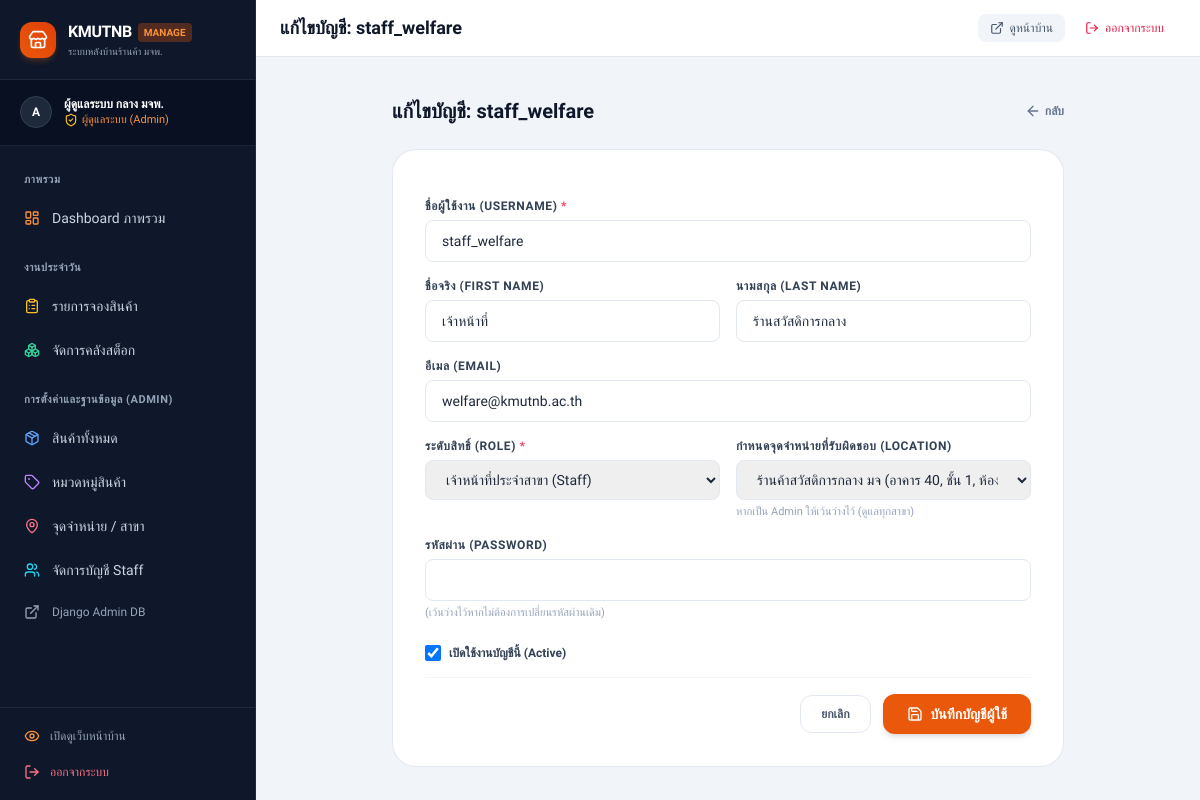
The page /manage/staff/2/edit/ (signed in) on the database its author committed.
### accounts/models.py (models this page shows, shortened)
class User(AbstractUser):
    ROLE_ADMIN = 'admin'
    ROLE_STAFF = 'staff'
    ROLE_CHOICES = [
        (ROLE_ADMIN, 'ผู้ดูแลระบบ (Admin)'),
        (ROLE_STAFF, 'เจ้าหน้าที่ประจำสาขา (Staff)'),
    ]
    role = models.CharField(
        max_length=30,
        choices=ROLE_CHOICES,
        default=ROLE_STAFF,
        verbose_name='สิทธิ์ผู้ใช้งาน'
    )
    location = models.ForeignKey(
        'shop.Location',
        on_delete=models.SET_NULL,
        null=True,
        blank=True,
        related_name='staff_users',
        verbose_name='สถานที่รับผิดชอบ'
    )
    class Meta:
        verbose_name = 'ผู้ใช้งาน'
        verbose_name_plural = 'ผู้ใช้งานทั้งหมด'
        ordering = ['username']
    @property
    def is_shop_admin(self):
        return self.is_superuser or self.role == self.ROLE_ADMIN

### accounts/views.py (the view)
# urls.py: path('staff/<int:user_id>/edit/', views.staff_edit_view, name='staff_edit'),
@admin_required
def staff_edit_view(request, user_id):
    staff_user = get_object_or_404(User, id=user_id)
    if request.method == 'POST':
        form = StaffForm(request.POST, instance=staff_user)
        if form.is_valid():
            user = form.save()
            messages.success(request, f'แก้ไขข้อมูลผู้ใช้ {user.username} สำเร็จ')
            return redirect('accounts:staff_list')
    else:
        form = StaffForm(instance=staff_user)
    return render(request, 'manage/staff_form.html', {
        'form': form,
        'title': f'แก้ไขบัญชี: {staff_user.username}',
        'is_edit': True,
        'staff_user': staff_user,
    })

### accounts/permissions.py (called while the page is built)
def role_required(allowed_roles):
    if isinstance(allowed_roles, str):
        allowed_roles = [allowed_roles]
    def decorator(view_func):
        @wraps(view_func)
        def _wrapped_view(request, *args, **kwargs):
            if not request.user.is_authenticated:
                messages.warning(request, 'กรุณาเข้าสู่ระบบก่อนเข้าใช้งานส่วนจัดการ')
                return redirect('accounts:login')
            if request.user.is_superuser:
                return view_func(request, *args, **kwargs)
            if request.user.role in allowed_roles:
                return view_func(request, *args, **kwargs)
            messages.error(request, 'คุณไม่มีสิทธิ์เข้าถึงหน้านี้')
            raise PermissionDenied("สิทธิ์การใช้งานไม่เพียงพอ")
        return _wrapped_view
    return decorator

### shop/models.py (called while the page is built)
    def __str__(self):
        parts = [self.name]
        loc_details = []
        if self.building:
            loc_details.append(self.building)
        if self.floor:
            loc_details.append(f"ชั้น {self.floor}")
        if self.room:
            loc_details.append(self.room)
        if loc_details:
            return f"{self.name} ({', '.join(loc_details)})"
        return self.name

### templates/manage/staff_form.html (shortened to what this page needs)
{% extends 'base_manage.html' %}
{% block page_title %}{{ title }}{% endblock %}
{% block content %}
<div class="max-w-2xl mx-auto space-y-6">
    <div class="flex items-center justify-between">
        <h2 class="text-xl font-extrabold text-slate-900">{{ title }}</h2>
        <a href="{% url 'accounts:staff_list' %}" class="text-xs font-semibold text-slate-500 hover:text-slate-800 flex items-center gap-1">
            <i data-lucide="arrow-left" class="w-4 h-4"></i> กลับ
        </a>
    </div>
    <div class="bg-white rounded-3xl border border-slate-200/90 p-6 sm:p-8 shadow-xs">
        <form method="POST" class="space-y-4">
            <div>
                <label class="block text-xs font-bold text-slate-700 uppercase tracking-wider mb-1.5">
                    ชื่อผู้ใช้งาน (Username) <span class="text-rose-500">*</span>
                </label>
                {{ form.username }}
            </div>
            <div class="grid grid-cols-1 sm:grid-cols-2 gap-4">
                <div>
                    <label class="block text-xs font-bold text-slate-700 uppercase tracking-wider mb-1.5">
                        ชื่อจริง (First Name)
                    </label>
                    {{ form.first_name }}
                </div>
                <div>
                    <label class="block text-xs font-bold text-slate-700 uppercase tracking-wider mb-1.5">
                        นามสกุล (Last Name)
                    </label>
                    {{ form.last_name }}
                </div>
            </div>
            <div>
                <label class="block text-xs font-bold text-slate-700 uppercase tracking-wider mb-1.5">
                    อีเมล (Email)
                </label>
                {{ form.email }}
            </div>
            <div class="grid grid-cols-1 sm:grid-cols-2 gap-4">
                <div>
                    <label class="block text-xs font-bold text-slate-700 uppercase tracking-wider mb-1.5">
                        ระดับสิทธิ์ (Role) <span class="text-rose-500">*</span>
                    </label>
                    {{ form.role }}
                </div>
                <div>
                    <label class="block text-xs font-bold text-slate-700 uppercase tracking-wider mb-1.5">
                        กำหนดจุดจำหน่ายที่รับผิดชอบ (Location)
                    </label>
                    {{ form.location }}
                    <p class="text-[11px] text-slate-400 mt-1">หากเป็น Admin ให้เว้นว่างไว้ (ดูแลทุกสาขา)</p>
                </div>
            </div>
            <div>
                <label class="block text-xs font-bold text-slate-700 uppercase tracking-wider mb-1.5">
                    รหัสผ่าน (Password) {% if not is_edit %}<span class="text-rose-500">*</span>{% endif %}
                </label>
                {{ form.password }}
                <p class="text-[11px] text-slate-400 mt-1">{{ form.password.help_text }}</p>
            </div>
            <div class="pt-2">
                <label class="flex items-center gap-2 text-xs font-semibold text-slate-700">
                    {{ form.is_active }}
                    <span>เปิดใช้งานบัญชีนี้ (Active)</span>
                </label>
            </div>
            <div class="pt-4 flex items-center justify-end gap-3 border-t border-slate-100">
                <a href="{% url 'accounts:staff_list' %}" class="px-5 py-2.5 rounded-xl border border-slate-200 text-xs font-semibold text-slate-600 hover:bg-slate-50 transition">
                    ยกเลิก
                </a>
                <button type="submit" class="px-6 py-2.5 rounded-xl bg-orange-600 hover:bg-orange-500 text-white font-bold text-xs sm:text-sm shadow-md transition flex items-center gap-2">
                    <i data-lucide="save" class="w-4 h-4"></i>
                    <span>บันทึกบัญชีผู้ใช้</span>
                </button>
            </div>
        </form>
    </div>
</div>
{% endblock %}

### templates/base_manage.html (shortened to what this page needs)
<!DOCTYPE html>
<html lang="th" class="h-full bg-slate-100">
<head>
    <script src="https://cdn.tailwindcss.com"></script>
</head>
<body class="h-full flex flex-col antialiased text-slate-800" hx-headers='{"X-CSRFToken": "{{ csrf_token }}"}'>
    <div class="flex-1 flex overflow-hidden">
        <aside class="w-64 bg-slate-900 text-slate-300 flex flex-col shrink-0 hidden md:flex border-r border-slate-800">
            <div class="p-5 border-b border-slate-800 flex items-center justify-between">
                <a href="{% url 'shop_manage:dashboard' %}" class="flex items-center gap-3">
                    <div class="w-9 h-9 rounded-xl bg-gradient-to-tr from-orange-600 to-kmutnb flex items-center justify-center text-white font-bold shadow-md shadow-orange-500/20">
                        <i data-lucide="store" class="w-5 h-5"></i>
                    </div>
                    <div>
                        <div class="flex items-center gap-1.5">
                            <span class="font-bold text-white text-base tracking-tight">KMUTNB</span>
                            <span class="text-[10px] font-bold px-1.5 py-0.5 bg-orange-600/30 text-orange-400 rounded">MANAGE</span>
                        </div>
                        <p class="text-[10px] text-slate-400">ระบบหลังบ้านร้านค้า มจพ.</p>
                    </div>
                </a>
            </div>
            <div class="px-5 py-4 border-b border-slate-800/80 bg-slate-950/40">
                <div class="flex items-center gap-3">
                    <div class="w-8 h-8 rounded-full bg-slate-800 border border-slate-700 flex items-center justify-center text-white font-bold text-xs">
                        {{ user.username|slice:":1"|upper }}
                    </div>
                    <div class="flex-1 min-w-0">
                        <p class="text-xs font-semibold text-white truncate">{{ user.get_full_name|default:user.username }}</p>
                        <div class="flex items-center gap-1 text-[11px] text-orange-400 font-medium">
                            {% if user.is_shop_admin %}
                                <i data-lucide="shield-check" class="w-3.5 h-3.5 text-amber-400"></i>
                                <span>ผู้ดูแลระบบ (Admin)</span>
                            {% else %}
                                <i data-lucide="user-check" class="w-3.5 h-3.5 text-emerald-400"></i>
                                <span>เจ้าหน้าที่ (Staff)</span>
                            {% endif %}
                        </div>
                    </div>
                </div>
            </div>
            <nav class="flex-1 p-3 space-y-1 overflow-y-auto text-sm">
                <p class="px-3 pt-3 pb-1 text-[11px] font-semibold uppercase tracking-wider text-slate-400">ภาพรวม</p>
                <a href="{% url 'shop_manage:dashboard' %}" class="flex items-center gap-3 px-3 py-2.5 rounded-xl font-medium text-slate-300 hover:text-white hover:bg-slate-800 transition">
                    <i data-lucide="layout-dashboard" class="w-4 h-4 text-orange-400"></i>
                    <span>Dashboard ภาพรวม</span>
                </a>
                <p class="px-3 pt-4 pb-1 text-[11px] font-semibold uppercase tracking-wider text-slate-400">งานประจำวัน</p>
                <a href="{% url 'reservations_manage:reservation_list' %}" class="flex items-center justify-between px-3 py-2.5 rounded-xl font-medium text-slate-300 hover:text-white hover:bg-slate-800 transition">
                    <div class="flex items-center gap-3">
                        <i data-lucide="clipboard-list" class="w-4 h-4 text-amber-400"></i>
                        <span>รายการจองสินค้า</span>
                    </div>
                </a>
                <a href="{% url 'shop_manage:stock_list' %}" class="flex items-center gap-3 px-3 py-2.5 rounded-xl font-medium text-slate-300 hover:text-white hover:bg-slate-800 transition">
                    <i data-lucide="boxes" class="w-4 h-4 text-emerald-400"></i>
                    <span>จัดการคลังสต็อก</span>
                </a>
                {% if user.is_shop_admin %}
                    <p class="px-3 pt-4 pb-1 text-[11px] font-semibold uppercase tracking-wider text-slate-400">การตั้งค่าและฐานข้อมูล (Admin)</p>
                    <a href="{% url 'shop_manage:product_list' %}" class="flex items-center gap-3 px-3 py-2.5 rounded-xl font-medium text-slate-300 hover:text-white hover:bg-slate-800 transition">
                        <i data-lucide="package" class="w-4 h-4 text-blue-400"></i>
                        <span>สินค้าทั้งหมด</span>
                    </a>
                    <a href="{% url 'shop_manage:category_list' %}" class="flex items-center gap-3 px-3 py-2.5 rounded-xl font-medium text-slate-300 hover:text-white hover:bg-slate-800 transition">
                        <i data-lucide="tag" class="w-4 h-4 text-purple-400"></i>
                        <span>หมวดหมู่สินค้า</span>
                    </a>
                    <a href="{% url 'shop_manage:location_list' %}" class="flex items-center gap-3 px-3 py-2.5 rounded-xl font-medium text-slate-300 hover:text-white hover:bg-slate-800 transition">
                        <i data-lucide="map-pin" class="w-4 h-4 text-rose-400"></i>
                        <span>จุดจำหน่าย / สาขา</span>
                    </a>
                    <a href="{% url 'accounts:staff_list' %}" class="flex items-center gap-3 px-3 py-2.5 rounded-xl font-medium text-slate-300 hover:text-white hover:bg-slate-800 transition">
                        <i data-lucide="users" class="w-4 h-4 text-cyan-400"></i>
                        <span>จัดการบัญชี Staff</span>
                    </a>
                    <a href="/admin/" target="_blank" class="flex items-center gap-3 px-3 py-2.5 rounded-xl font-medium text-slate-400 hover:text-white hover:bg-slate-800 transition text-xs">
                        <i data-lucide="external-link" class="w-4 h-4"></i>
                        <span>Django Admin DB</span>
                    </a>
                {% endif %}
            </nav>
            <div class="p-3 border-t border-slate-800 space-y-1">
                <a href="{% url 'shop:home' %}" target="_blank" class="flex items-center gap-2.5 px-3 py-2 rounded-xl text-xs font-medium text-slate-400 hover:text-white hover:bg-slate-800 transition">
                    <i data-lucide="eye" class="w-4 h-4 text-orange-400"></i>
                    <span>เปิดดูเว็บหน้าบ้าน</span>
                </a>
                <a href="{% url 'accounts:logout' %}" class="flex items-center gap-2.5 px-3 py-2 rounded-xl text-xs font-medium text-rose-400 hover:text-rose-300 hover:bg-rose-950/30 transition">
                    <i data-lucide="log-out" class="w-4 h-4"></i>
                    <span>ออกจากระบบ</span>
                </a>
            </div>
        </aside>
        <div class="flex-1 flex flex-col min-w-0 overflow-y-auto">
            <header class="bg-white border-b border-slate-200 px-4 sm:px-6 py-3.5 flex items-center justify-between shrink-0 shadow-xs">
                <div class="flex items-center gap-3">
                    <h1 class="text-base sm:text-lg font-bold text-slate-900 truncate">
                        {% block page_title %}KMUTNB Shop Management{% endblock %}
                    </h1>
                </div>
                <div class="flex items-center gap-2">
                    <a href="{% url 'shop:home' %}" target="_blank" class="hidden sm:inline-flex items-center gap-1.5 px-3 py-1.5 text-xs font-medium text-slate-600 bg-slate-100 hover:bg-slate-200 rounded-lg transition">
                        <i data-lucide="external-link" class="w-3.5 h-3.5"></i>
                        <span>ดูหน้าบ้าน</span>
                    </a>
                    <a href="{% url 'accounts:logout' %}" class="inline-flex items-center gap-1.5 px-3 py-1.5 text-xs font-medium text-rose-600 hover:bg-rose-50 rounded-lg transition">
                        <i data-lucide="log-out" class="w-3.5 h-3.5"></i>
                        <span class="hidden sm:inline">ออกจากระบบ</span>
                    </a>
                </div>
            </header>
            <div class="flex-1 px-4 sm:px-6 lg:px-8 py-4 sm:py-6">
                {% block content %}{% endblock %}
            </div>
        </div>
    </div>
</body>
</html>

### templates/base_manage.html (style rules this page uses)
body { font-family: 'Prompt', sans-serif; }

### rows shown on the page
User: username "A", get_full_name "ผู้ดูแลระบบ กลาง มจพ."
User: username "staff_welfare", first_name "เจ้าหน้าที่", last_name "ร้านสวัสดิการกลาง", email "welfare@kmutnb.ac.th", role "เจ้าหน้าที่ประจำสาขา (Staff)", location "ร้านค้าสวัสดิการกลาง มจ (อาคาร 40, ชั้น 1, ห้องสวัสดิการนักศึกษา)", is_active "☑"

### other values the page prints
{{ title }} "แก้ไขบัญชี: staff_welfare"
